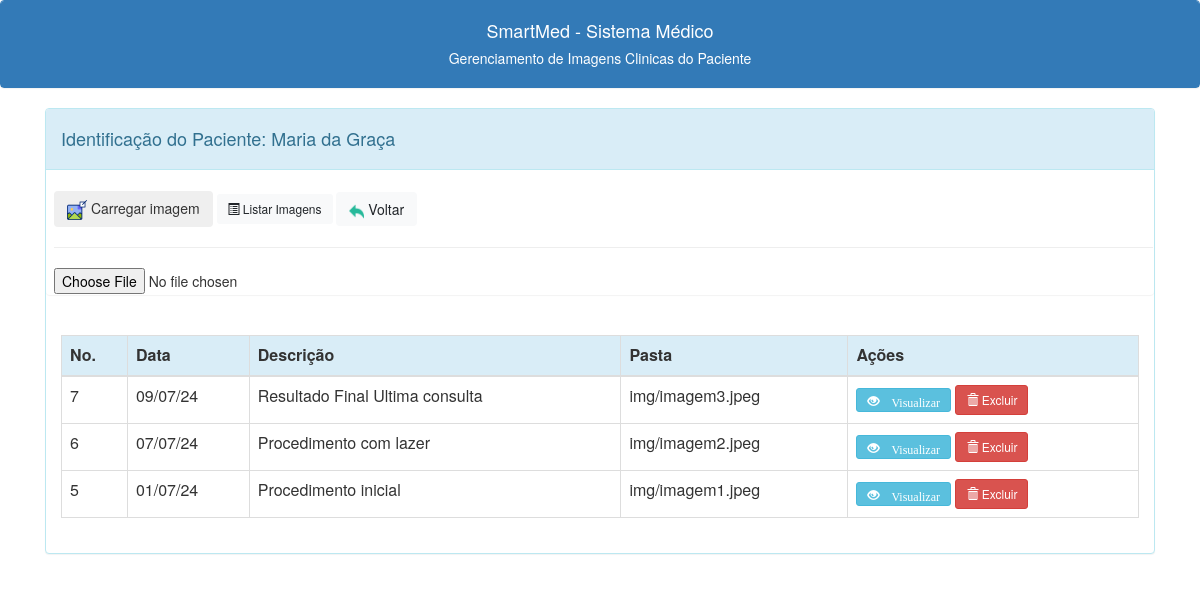
Page /imagens.php?id=3 on the committed database.
### tables this page shows
CREATE TABLE IF NOT EXISTS `pacientes` (
  `id` int NOT NULL AUTO_INCREMENT,
  `id_convenio` int NOT NULL,
  `id_profissional` int DEFAULT NULL,
  `nome` varchar(180) NOT NULL,
  `sexo` char(1) DEFAULT NULL,
  `cor` varchar(50) DEFAULT NULL,
  `datanasc` date DEFAULT NULL,
  `estadocivil` varchar(50) DEFAULT NULL,
  `mae` varchar(150) DEFAULT NULL,
  `pai` varchar(150) DEFAULT NULL,
  `endereco` varchar(150) DEFAULT NULL,
  `bairro` varchar(150) DEFAULT NULL,
  `cidade` varchar(150) DEFAULT NULL,
  `cep` varchar(10) DEFAULT NULL,
  `uf` varchar(2) DEFAULT NULL,
  `email` varchar(150) DEFAULT NULL,
  `fone` varchar(20) NOT NULL,
  `fone2` varchar(20) DEFAULT NULL,
  `profissao` varchar(100) DEFAULT NULL,
  `indicacao` varchar(100) DEFAULT NULL,
  `dataprimeira` date DEFAULT NULL,
  `obs` blob,
  `classificacao` varchar(100) DEFAULT NULL,
  `naturalidade` varchar(100) DEFAULT NULL,
  `procedencia` varchar(100) DEFAULT NULL,
  `matricula` varchar(50) DEFAULT NULL,
  `cpf` varchar(11) DEFAULT NULL,
  `identidade` varchar(30) DEFAULT NULL,
  PRIMARY KEY (`id`),
  KEY `FK_pacientes_convenios` (`id_convenio`),
  KEY `FK_pacientes_profissionais` (`id_profissional`),
  CONSTRAINT `FK_pacientes_convenios` FOREIGN KEY (`id_convenio`) REFERENCES `convenios` (`id`),
  CONSTRAINT `FK_pacientes_profissionais` FOREIGN KEY (`id_profissional`) REFERENCES `profissionais` (`id`)
);

CREATE TABLE IF NOT EXISTS `imagens_pacientes` (
  `id` int NOT NULL AUTO_INCREMENT,
  `id_paciente` int NOT NULL,
  `pasta_imagem` varchar(250) NOT NULL DEFAULT '',
  `data` date NOT NULL,
  `descricao` varchar(150) DEFAULT NULL,
  PRIMARY KEY (`id`),
  KEY `FK_imagens_pacientes_pacientes` (`id_paciente`),
  CONSTRAINT `FK_imagens_pacientes_pacientes` FOREIGN KEY (`id_paciente`) REFERENCES `pacientes` (`id`)
);

### imagens.php (the view, shortened to what this page needs)
<?php
include("conexao.php");
include("links.php");
if (isset($_GET["id"])) {
    $c_id = $_GET["id"];
} else {
    $c_id = $_SESSION["id_paciente"];
}
$c_sql = "select pacientes.id, pacientes.nome from pacientes where pacientes.id='$c_id'";
$result = $conection->query($c_sql);
$c_linha = $result->fetch_assoc();
$c_caminho = '/smedweb/imagens_lista.php?id=' . $c_id;
?>
<!DOCTYPE html>
<html lang="en">
<head>
</head>
<body>
    <div class="panel panel-primary class">
        <div class="panel-heading text-center">
            <h4>SmartMed - Sistema Médico</h4>
            <h5>Gerenciamento de Imagens Clinicas do Paciente<h5>
        </div>
    </div>
    <div class="container -my5">
        <form method="post" enctype="multipart/form-data">
            <div class="panel panel-info">
                <div class="panel-heading">
                    <h4>Identificação do Paciente:<?php echo ' ' . $c_linha['nome'] ?></h4>
                </div>
                <div class="panel panel-Light">
                    <br>
                    <div style="padding-left:7px;">
                        <button type="submit" name="btnfoto" id="btnfoto" class="btn btn-Ligth"> <img src="\smedweb\images\imagem2.png" alt="" width="20" height="20"> Carregar imagem</button>
                        <a class='btn btn-Light btn-sm' title='Lista de Imagens' href="<?php echo $c_caminho; ?>"><span class='glyphicon glyphicon-list-alt'></span> Listar Imagens</a>
                        <a class='btn btn-Light' href='/smedweb/pacientes_lista.php'> <img src="\smedweb\images\voltar.png" alt="" width="15" height="15"> Voltar</a>
                        <hr>
                        <input type="file" name="arquivo" class="form-control-file" id="arquivo" accept="image/*">
                    </div>
                </div>
                <div class="panel-body">
                    <div style="padding-top:5px;">
                        <table class="table display table-bordered tabimagens">
                            <thead class="thead">
                                <tr class="info">
                                    <th scope="col">No.</th>
                                    <th scope="col">Data</th>
                                    <th scope="col">Descrição</th>
                                    <th scope="col">Pasta</th>
                                    <th scope="col">Ações</th>
                                </tr>
                            </thead>
                            <tbody>
                                <?php
                                $c_sql = "SELECT * FROM imagens_pacientes where imagens_pacientes.id_paciente='$c_id' ORDER BY imagens_pacientes.`data` desc";
                                $result = $conection->query($c_sql);
                                while ($c_linha = $result->fetch_assoc()) {
                                    $c_data = DateTime::createFromFormat('Y-m-d', $c_linha['data']);
                                    $c_data = $c_data->format('d/m/y');
                                    echo "
                                        <tr>
                                            <td>$c_linha[id]</td>
                                            <td>$c_data</td>
                                            <td>$c_linha[descricao]</td>
                                            <td>$c_linha[pasta_imagem]</td>
                                            <td>
                                            <a class='btn btn-info btn-sm' title='Visualizar ' href='/smedweb/imagens_visualizar.php?id=$c_linha[id]'><span class='glyphicon glyphicon-eye-open'> Visualizar</span></a>
                                            <a class='btn btn-danger btn-sm' title='Excluir' href='javascript:func()'onclick='confirmacao($c_linha[id])'><span class='glyphicon glyphicon-trash'></span> Excluir</a>
                                            </td>
                                            </tr>
                                            ";
                                }
                                ?>
                            </tbody>
                        </table>
                    </div>
                </div>
            </div>
        </form>
    </div>
</body>
</html>

### rows in the picture
pacientes: nome "Maria da Graça"
imagens_pacientes: id "7", data "09/07/24", descricao "Resultado Final Ultima consulta", pasta_imagem "img/imagem3.jpeg"
imagens_pacientes: id "6", data "07/07/24", descricao "Procedimento com lazer", pasta_imagem "img/imagem2.jpeg"
imagens_pacientes: id "5", data "01/07/24", descricao "Procedimento inicial", pasta_imagem "img/imagem1.jpeg"
